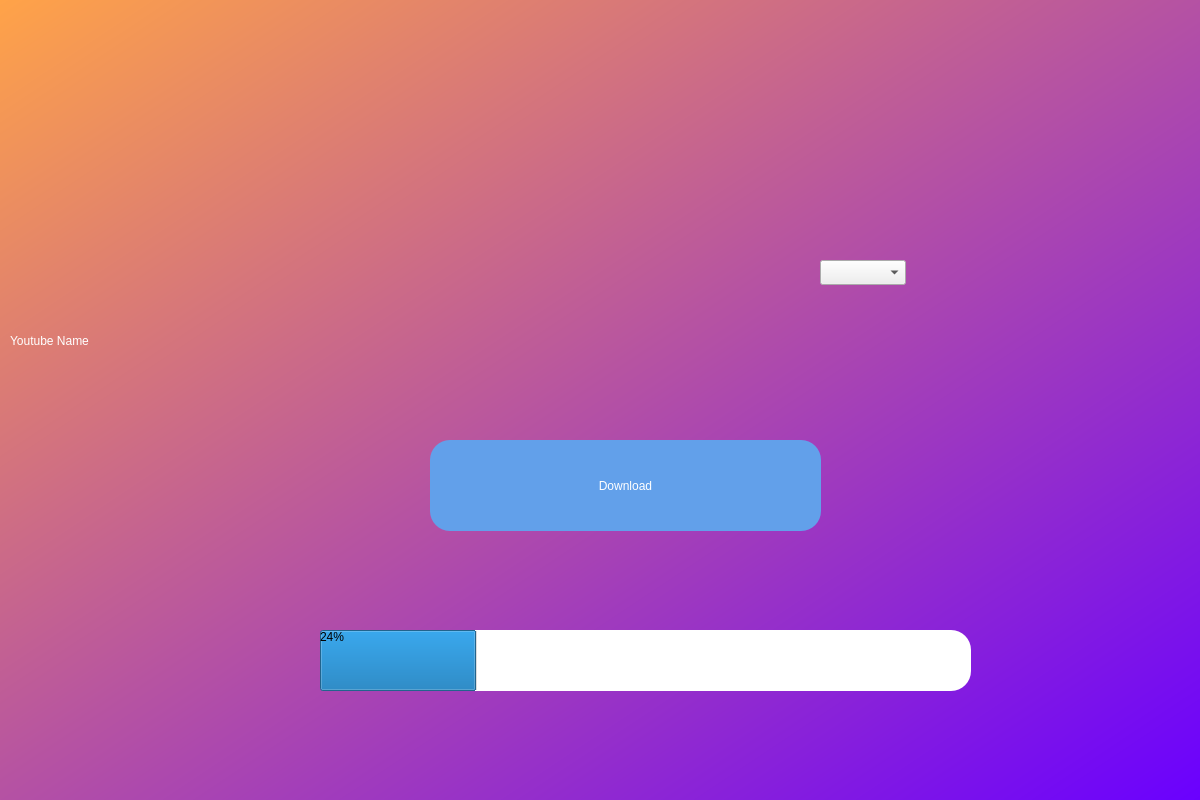
<?xml version="1.0" encoding="UTF-8"?>
<ui version="4.0">
 <class>Dialog</class>
 <widget class="QDialog" name="Dialog">
  <property name="geometry">
   <rect>
    <x>0</x>
    <y>0</y>
    <width>1200</width>
    <height>800</height>
   </rect>
  </property>
  <property name="windowTitle">
   <string>Dialog</string>
  </property>
  <widget class="QWidget" name="widget" native="true">
   <property name="geometry">
    <rect>
     <x>0</x>
     <y>0</y>
     <width>1200</width>
     <height>800</height>
    </rect>
   </property>
   <property name="styleSheet">
    <string notr="true">QWidget#widget{
background-color:qlineargradient(spread:pad, x1:0, y1:0, x2:1, y2:1, stop:0 rgba(255, 163, 72, 255), stop:1 rgba(106, 0, 255, 255))}</string>
   </property>
   <widget class="QLabel" name="image">
    <property name="geometry">
     <rect>
      <x>390</x>
      <y>10</y>
      <width>411</width>
      <height>281</height>
     </rect>
    </property>
    <property name="text">
     <string/>
    </property>
    <property name="pixmap">
     <pixmap>video.png</pixmap>
    </property>
   </widget>
   <widget class="QLabel" name="name">
    <property name="geometry">
     <rect>
      <x>10</x>
      <y>310</y>
      <width>1181</width>
      <height>61</height>
     </rect>
    </property>
    <property name="styleSheet">
     <string notr="true">font: oblique 16pt &quot;URW Gothic&quot;;color:white;</string>
    </property>
    <property name="text">
     <string>Youtube Name</string>
    </property>
   </widget>
   <widget class="QProgressBar" name="progressBar">
    <property name="geometry">
     <rect>
      <x>320</x>
      <y>630</y>
      <width>651</width>
      <height>61</height>
     </rect>
    </property>
    <property name="styleSheet">
     <string notr="true">border-radius:20px;
</string>
    </property>
    <property name="value">
     <number>24</number>
    </property>
    <property name="textVisible">
     <bool>true</bool>
    </property>
    <property name="textDirection">
     <enum>QProgressBar::TopToBottom</enum>
    </property>
   </widget>
   <widget class="QComboBox" name="comboBox">
    <property name="geometry">
     <rect>
      <x>820</x>
      <y>260</y>
      <width>86</width>
      <height>25</height>
     </rect>
    </property>
   </widget>
   <widget class="QPushButton" name="downloadBtn">
    <property name="geometry">
     <rect>
      <x>430</x>
      <y>440</y>
      <width>391</width>
      <height>91</height>
     </rect>
    </property>
    <property name="styleSheet">
     <string notr="true">border-radius:20px;
font: italic 18pt &quot;Ubuntu&quot;;
background-color: rgb(98, 160, 234);
color:white;</string>
    </property>
    <property name="text">
     <string>Download</string>
    </property>
   </widget>
  </widget>
 </widget>
 <resources/>
 <connections/>
</ui>
